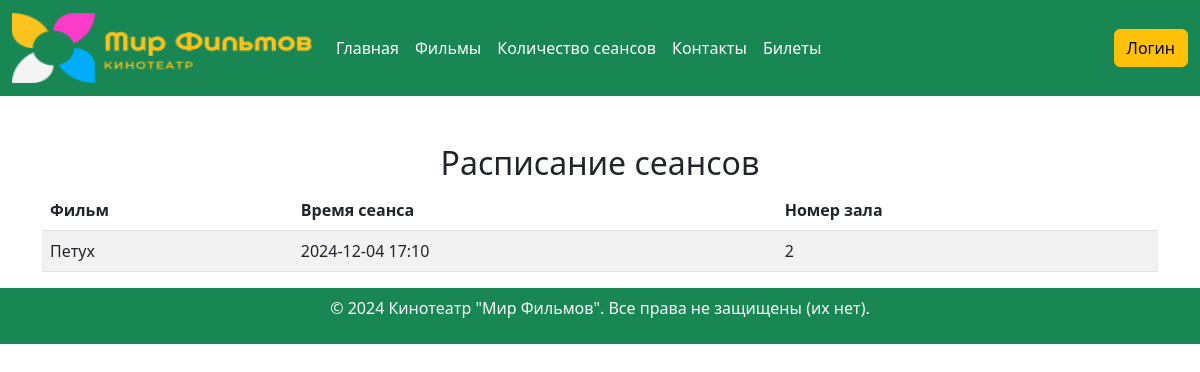
The app's page /sessions/ with its own data.
### kino/models.py (models this page shows, shortened)
class Session(models.Model):
    film = models.ForeignKey(Products, on_delete=models.CASCADE)
    session_time = models.DateTimeField()
    hall_number = models.IntegerField()
    class Meta:
        verbose_name = 'Сеансы'
        verbose_name_plural = 'Сеансы'

class Products(models.Model):
    image = models.ImageField()
    name = models.CharField(max_length=100)
    description = models.TextField()
    types = [
        ('TVS','TV Series'),
        ('Пол.метр.','Полнометражный' ),
        ('Кор.метр.','Короткометражный'),
    ]
    type = models.CharField(max_length=50,choices=types)
    studios = models.CharField(max_length=255)
    statuses = [
        ('Зак.','Законнченный'),
        ('В раз','В разработке')
    ]
    status = models.CharField(max_length=100,choices=statuses)
    duration = models.FloatField()
    qualities = [
        ('HD','HD'),
        ('FHD','FHD'),
        ('LOW','LOW',),
        ('2k','2K')
    ]
    quality = models.CharField(max_length=100,choices=qualities)
    views = models.IntegerField(default=0)
    created_at = models.DateTimeField(auto_now_add=True)
    class Meta:
        verbose_name = 'Произведения'
        verbose_name_plural = 'Произведения'

### kino/views.py (the view)
# urls.py: path('sessions/', views.session_schedule, name='session_schedule'),
def session_schedule(request):
    sessions = Session.objects.all()
    return render(request, 'session_schedule.html', {'sessions': sessions})

### kino/templates/session_schedule.html
{% extends "base.html" %}
{% block content %}
<div class="container mt-5">
    <h2 class="text-center">Расписание сеансов</h2>
    <table class="table table-striped">
        <thead>
            <tr>
                <th>Фильм</th>
                <th>Время сеанса</th>
                <th>Номер зала</th>
            </tr>
        </thead>
        <tbody>
            {% for session in sessions %}
            <tr>
                <td>{{ session.film.name }}</td>
                <td>{{ session.session_time|date:"Y-m-d H:i" }}</td>
                <td>{{ session.hall_number }}</td>
            </tr>
            {% endfor %}
        </tbody>
    </table>
</div>
{% endblock %}

### records on screen
Session: film.name "Петух", session_time "2024-12-04 17:10", hall_number "2"
